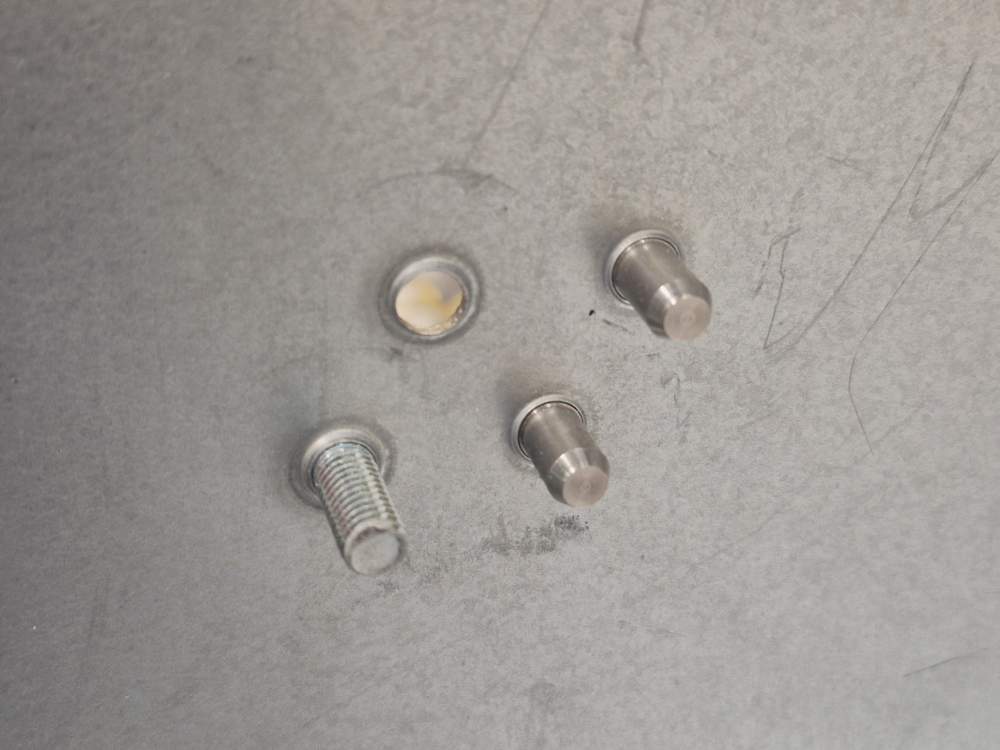
#> input picture app/src/main/assets/chassis_images/a_defected.jpg, 4000 x 3000 px (shown at 1/4 size); its folder holds 4 pictures in this run
$ python pair_ground_truth.py
#> lines starting #> are read from the running program, lines starting #| are printed output that depends on the picture
"""Objective same-area labels for the chassis assets, by geometric verification.

AlignmentGate's accuracy was previously quoted against labels produced by looking at
the images and deciding which showed the same area. That measures agreement with a
judgement call, not with the truth. This script replaces the judgement with a proof:
for every pair of assets it matches features, fits a homography with RANSAC, and
accepts the pair only if the homography is backed by enough inliers and maps the
first frame onto a convex, non-degenerate, plausibly-sized quad in the second.

    python python/pair_ground_truth.py                 # ORB + AKAZE + SIFT, gate at 0.80
    python python/pair_ground_truth.py --threshold 0.65
    python python/pair_ground_truth.py --detector SIFT --verbose

Needs opencv-python, numpy and onnxruntime, plus the gitignored assets in
app/src/main/assets/chassis_images/. Missing files are skipped.

WHAT THIS CAN AND CANNOT LABEL
------------------------------
A verified homography is strong evidence of "same area". A failure is only weak
evidence of "different area", because the hardware may simply have changed — which is
exactly the case the gate exists to handle. So this produces trustworthy POSITIVES
only, and negatives still need a human. Concretely, screws.jpg against screws_test.jpg
(the same four-hole cluster, swapped fasteners, one hole empty) yields zero symmetric
matches under all three detectors, so the pair the gate was built for is the one pair
this script cannot certify.

FINDINGS
--------
  1. The detector choice is not the problem. ORB, AKAZE and SIFT agree on which pairs
     verify (Jaccard 0.84-0.95), and SIFT — the most robust of the three — finds 0 raw
     matches on screws.jpg/screws_test.jpg. Feature matching is not merely badly tuned
     for this task; the correspondences do not exist once the hardware changes.
  2. What it does verify, it verifies decisively: 19 pairs across 6 clusters, with
     inlier counts from 21 to 3000.
  3. Those clusters never merge across shooting distance. stud1-4, screws_test/two,
     and screws/screws-1 are three separate components despite all showing the same
     four-hole cluster. Feature matching answers "near-duplicate photo", not "same
     area of the chassis" — which is the narrower question, and the reason the gate
     cannot be built on it.
  4. Scored against those 19 proven pairs, the encoder gate accepts 19/19 at a
     threshold of 0.65 and 15/19 at 0.80. The four it rejects at 0.80 include
     screws_test/screws_two, proven same-area by 435, 183 and 467 inliers.
"""
import argparse
import itertools
import os
import sys
from collections import defaultdict

import numpy as np

try:
    import cv2
except ImportError:
    sys.exit("opencv-python is required: pip install opencv-python")

ROOT = os.path.dirname(os.path.dirname(os.path.abspath(__file__)))
ASSETS = os.path.join(ROOT, "app", "src", "main", "assets", "chassis_images")
MODEL = os.path.join(ROOT, "app", "src", "main", "assets", "models", "feature_encoder.onnx")

# Verification is deliberately generous on detail and strict on geometry: this runs
# offline, so there is no reason to work at the gate's real-time resolution.
LONG_SIDE = 1200
RATIO = 0.75
MIN_INLIERS = 15
RANSAC_PX = 5.0
MAX_FEATURES = 3000

# FeatureEmbedder.preprocess() — kept in step with the Java so the similarities here
# are the ones the app computes.
INPUT_SIZE = 224
MEAN = np.array([0.485, 0.456, 0.406], np.float32)
STD = np.array([0.229, 0.224, 0.225], np.float32)


def detectors(which):
    all_of = {
        "ORB": (lambda: cv2.ORB_create(MAX_FEATURES), cv2.NORM_HAMMING),
        "AKAZE": (lambda: cv2.AKAZE_create(), cv2.NORM_HAMMING),
        "SIFT": (lambda: cv2.SIFT_create(MAX_FEATURES), cv2.NORM_L2),
    }
    if which == "all":
        return all_of
    if which not in all_of:
        sys.exit(f"unknown detector {which!r}; choose from {', '.join(all_of)} or 'all'")
    return {which: all_of[which]}


def load_gray(name):
#> called with name = 'a_defected.jpg'
    img = cv2.imread(os.path.join(ASSETS, name), cv2.IMREAD_GRAYSCALE)
#> img: shape (3000, 4000); min 20, max 246, mean 153.2
    if img is None:
        return None
    longest = max(img.shape[:2])
#> longest = 4000
    if longest > LONG_SIDE:
        f = LONG_SIDE / longest
#> f = 0.3
        img = cv2.resize(img, None, fx=f, fy=f, interpolation=cv2.INTER_AREA)
#> img: shape (900, 1200)
    # These plates are low contrast; CLAHE materially raises keypoint counts on the
    # matte surface without inventing structure that RANSAC could latch onto.
    return cv2.createCLAHE(2.0, (8, 8)).apply(img)
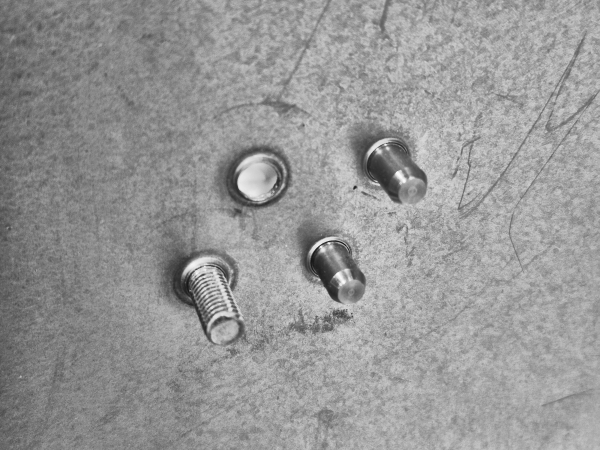
#> returned value: shape (900, 1200) (shown at 1/2 size); min 15, max 251, mean 151


def homography_is_sane(H, src_shape, dst_shape):
    """Reject homographies that are degenerate, mirrored, or absurdly distorted.

    RANSAC will happily return a transform fitted to 15 coincidental matches. Requiring
    the mapped frame to stay convex and plausibly sized is what turns "a homography was
    found" into "these images overlap".
    """
    if H is None:
        return False, "none"
    h, w = src_shape
    corners = np.float32([[0, 0], [w, 0], [w, h], [0, h]]).reshape(-1, 1, 2)
    quad = cv2.perspectiveTransform(corners, H).reshape(4, 2)
    if not np.all(np.isfinite(quad)):
        return False, "non-finite"

    def cross(o, a, b):
        return (a[0] - o[0]) * (b[1] - a[1]) - (a[1] - o[1]) * (b[0] - a[0])

    turns = [cross(quad[i], quad[(i + 1) % 4], quad[(i + 2) % 4]) for i in range(4)]
    if not (all(t > 0 for t in turns) or all(t < 0 for t in turns)):
        return False, "non-convex"

    area = 0.5 * abs((quad[2][0] - quad[0][0]) * (quad[3][1] - quad[1][1])
                     - (quad[2][1] - quad[0][1]) * (quad[3][0] - quad[1][0]))
    ratio = area / float(dst_shape[0] * dst_shape[1])
    if not (0.02 <= ratio <= 25.0):
        return False, f"area x{ratio:.2f}"

    sides = [float(np.linalg.norm(quad[(i + 1) % 4] - quad[i])) for i in range(4)]
    if min(sides) <= 1e-3 or max(sides) / min(sides) > 12.0:
        return False, "degenerate"
    return True, f"area x{ratio:.2f}"


def verify(desc_a, desc_b, kp_a, kp_b, norm, shape_a, shape_b):
    """Symmetric ratio test then RANSAC. Returns (raw matches, inliers, reason)."""
    if desc_a is None or desc_b is None or len(kp_a) < 4 or len(kp_b) < 4:
        return 0, 0, "no descriptors"
    bf = cv2.BFMatcher(norm, crossCheck=False)

    def ratio_filtered(d1, d2):
        keep = {}
        for pair in bf.knnMatch(d1, d2, k=2):
            if len(pair) < 2:
                continue
            best, second = pair
            if best.distance < RATIO * second.distance:
                keep[best.queryIdx] = best.trainIdx
        return keep

    forward = ratio_filtered(desc_a, desc_b)
    backward = ratio_filtered(desc_b, desc_a)
    # Mutual-best only. Chassis hardware is repetitive — many near-identical screw
    # heads — and one-to-many matches otherwise inflate the count with noise.
    pairs = [(i, j) for i, j in forward.items() if backward.get(j) == i]
    if len(pairs) < 4:
        return len(pairs), 0, "too few matches"

    src = np.float32([kp_a[i].pt for i, _ in pairs]).reshape(-1, 1, 2)
    dst = np.float32([kp_b[j].pt for _, j in pairs]).reshape(-1, 1, 2)
    H, mask = cv2.findHomography(src, dst, cv2.RANSAC, RANSAC_PX)
    if H is None:
        return len(pairs), 0, "no homography"
    inliers = int(mask.sum())
    ok, why = homography_is_sane(H, shape_a, shape_b)
    return len(pairs), inliers, why if ok else "rejected: " + why


def embed_all(names):
    """Cosine-normalised encoder embeddings, or None if onnxruntime/model is absent."""
    try:
        import onnxruntime as ort
    except ImportError:
        print("! onnxruntime not installed — skipping the gate comparison\n")
        return None
    if not os.path.exists(MODEL):
        print(f"! {MODEL} not found — skipping the gate comparison\n")
        return None

    sess = ort.InferenceSession(MODEL, providers=["CPUExecutionProvider"])
    input_name = sess.get_inputs()[0].name
    out = {}
    for name in names:
        img = cv2.imread(os.path.join(ASSETS, name), cv2.IMREAD_COLOR)
        img = cv2.cvtColor(img, cv2.COLOR_BGR2RGB)
        h, w = img.shape[:2]
        scale = INPUT_SIZE / min(w, h)
        rw, rh = max(INPUT_SIZE, round(w * scale)), max(INPUT_SIZE, round(h * scale))
        resized = cv2.resize(img, (rw, rh), interpolation=cv2.INTER_LINEAR)
        ox, oy = (rw - INPUT_SIZE) // 2, (rh - INPUT_SIZE) // 2
        crop = resized[oy:oy + INPUT_SIZE, ox:ox + INPUT_SIZE]
        x = ((crop.astype(np.float32) / 255.0) - MEAN) / STD
        v = sess.run(None, {input_name: np.transpose(x, (2, 0, 1))[None, ...]})[0].reshape(-1)
        out[name] = v / np.linalg.norm(v)
    return out


def components(names, edges):
    parent = {n: n for n in names}

    def find(x):
        while parent[x] != x:
            parent[x] = parent[parent[x]]
            x = parent[x]
        return x

    for key in edges:
        a, b = key.split("|")
        ra, rb = find(a), find(b)
        if ra != rb:
            parent[ra] = rb
    groups = defaultdict(list)
    for n in names:
        groups[find(n)].append(n)
    return sorted(groups.values(), key=len, reverse=True)


def main():
    ap = argparse.ArgumentParser(description=__doc__,
                                 formatter_class=argparse.RawDescriptionHelpFormatter)
    ap.add_argument("--threshold", type=float, default=0.80,
                    help="AlignmentGate.MATCH_THRESHOLD to score against (default 0.80)")
    ap.add_argument("--detector", default="all", help="ORB, AKAZE, SIFT or all")
    ap.add_argument("--verbose", action="store_true", help="list every verified pair")
    args = ap.parse_args()

    if not os.path.isdir(ASSETS):
        sys.exit(f"assets not found at {ASSETS}")
    names = sorted(f for f in os.listdir(ASSETS) if f.lower().endswith((".jpg", ".png")))
    if len(names) < 2:
        sys.exit("need at least two images")
    print(f"{len(names)} images, {len(names)*(len(names)-1)//2} pairs\n")

    chosen = detectors(args.detector)
    verified = {}
    detail = {}
    for det_name, (factory, norm) in chosen.items():
        det = factory()
        feats = {}
        for n in names:
            img = load_gray(n)
            if img is None:
                continue
            kp, desc = det.detectAndCompute(img, None)
#> kp = 3000 keypoints; strongest (x, y, size): (640, 494, 37.2), (639, 495, 31), (655, 486, 31), (641, 494, 44.6)
            feats[n] = (kp, desc, img.shape)
        counts = [len(feats[n][0]) for n in feats]
#> counts = [3000, 3000, 3000, 3000]
        accepted = set()
        for a, b in itertools.combinations(sorted(feats), 2):
            kp_a, desc_a, shape_a = feats[a]
            kp_b, desc_b, shape_b = feats[b]
            raw, inliers, why = verify(desc_a, desc_b, kp_a, kp_b, norm, shape_a, shape_b)
            key = f"{a}|{b}"
            detail.setdefault(key, {})[det_name] = (raw, inliers, why)
            if inliers >= MIN_INLIERS and not why.startswith(("rejected", "too few", "no ")):
                accepted.add(key)
#> this loop made 6 passes
#> (a, b, shape_b, pairs in verify, raw, inliers, why, key) on passes 1, 6: ('a_defected.jpg', 'a_perfect.jpg', (900, 1200), [(2165, 2730), (2896, 2756)], 2, 0, 'too few matches', 'a_defected.jpg|a_perfect.jpg'), ('c_defected.jpg', 'c_perfect.jpg', (1200, 900), [(191, 201), (1584, 1855)], 2, 0, 'too few matches', 'c_defected.jpg|c_perfect.jpg')
#> (a, b, shape_a, shape_b, pairs in verify, raw, inliers, why) on passes 2, 5: ('a_defected.jpg', 'c_defected.jpg', (900, 1200), (1200, 900), [(811, 1191), (2577, 2581)], 2, 0, 'too few matches'), ('a_perfect.jpg', 'c_perfect.jpg', (900, 1200), (1200, 900), [(840, 2372)], 1, 0, 'too few matches')
#> after the loop, accepted = 0 items
        verified[det_name] = accepted
        print(f"  {det_name:6s} keypoints median {int(np.median(counts)):5d}   "
              f"verified {len(accepted):3d} pairs")
#|   ORB    keypoints median  3000   verified   0 pairs

    union = set().union(*verified.values())
#> union = 0 items
    consensus = set.intersection(*verified.values()) if len(verified) > 1 else union
#> consensus = 0 items

    if len(verified) > 1:
        print("\n=== Detector agreement ===")
        for a, b in itertools.combinations(verified, 2):
            i, u = verified[a] & verified[b], verified[a] | verified[b]
            print(f"  {a:6s} vs {b:6s}  Jaccard {len(i)/max(1,len(u)):.2f}"
                  f"  ({len(i)} shared of {len(u)})")
#> this loop made 3 passes
#|   ORB    vs AKAZE   Jaccard 0.00  (0 shared of 0)
#|   ORB    vs SIFT    Jaccard 0.00  (0 shared of 0)
#|   AKAZE  vs SIFT    Jaccard 0.00  (0 shared of 0)
        print(f"  all agree on {len(consensus)}; at least one accepts {len(union)}")
#|   all agree on 0; at least one accepts 0

    print("\n=== Areas implied by the verified pairs ===")
    for group in components(names, consensus):
#> in components, `parent = {n: n for n in names}`: parent = {'a_defected.jpg': 'a_defected.jpg', 'a_perfect.jpg': 'a_perfect.jpg', 'c_defected.jpg': 'c_defected.jpg', 'c_perfect.jpg': 'c_perfect.jpg'}
#> in components, `groups = defaultdict(list)`: groups = 0 items
        if len(group) > 1:
            print(f"  [{len(group)}] " + ", ".join(group))
#> this loop made 4 passes
    alone = [g[0] for g in components(names, consensus) if len(g) == 1]
#> alone = ['a_defected.jpg', 'a_perfect.jpg', 'c_defected.jpg', 'c_perfect.jpg']
    print(f"  matched to nothing ({len(alone)}): " + ", ".join(alone))
#|   matched to nothing (4): a_defected.jpg, a_perfect.jpg, c_defected.jpg, c_perfect.jpg

    if args.verbose:
        print("\n=== Verified pairs ===")
        for key in sorted(union):
            a, b = key.split("|")
            cells = "  ".join(
                f"{d}:{detail[key][d][1]}" for d in verified if key in verified[d])
            print(f"  {a} + {b}   {cells}")

    vectors = embed_all(names)
    if vectors is None:
        return

    def sim(key):
        a, b = key.split("|")
        return float(vectors[a] @ vectors[b])

    print(f"\n=== Encoder gate at threshold {args.threshold:.2f}, "
          f"scored against proven pairs ===")
    rejected = []
    for key in sorted(union, key=sim, reverse=True):
        a, b = key.split("|")
        s = sim(key)
        if s < args.threshold:
            rejected.append((s, a, b))
    print(f"  accepts {len(union)-len(rejected)}/{len(union)} "
          f"= {100*(len(union)-len(rejected))/len(union):.1f}% objective recall")
    for s, a, b in rejected:
        print(f"    FALSE REJECT {s:.4f}  {a} + {b}")

    everything = [f"{a}|{b}" for a, b in itertools.combinations(names, 2)]
    unproven = [sim(k) for k in everything if k not in union]
    proven = [sim(k) for k in union]
    print(f"\n  proven same-area   min {min(proven):.3f}  median {np.median(proven):.3f}")
    print(f"  unproven           max {max(unproven):.3f}  median {np.median(unproven):.3f}")
    print("  (unproven pairs scoring high are not necessarily errors — see the module"
          " docstring)")

    print("\n=== Threshold sweep against proven pairs ===")
    for t in (0.55, 0.60, 0.65, 0.70, 0.75, 0.80, 0.85):
        n = sum(1 for k in union if sim(k) >= t)
        flag = "  <== current" if abs(t - args.threshold) < 0.005 else ""
        print(f"  {t:.2f}  {n:2d}/{len(union)}  {'#' * n}{flag}")


if __name__ == "__main__":
    main()
